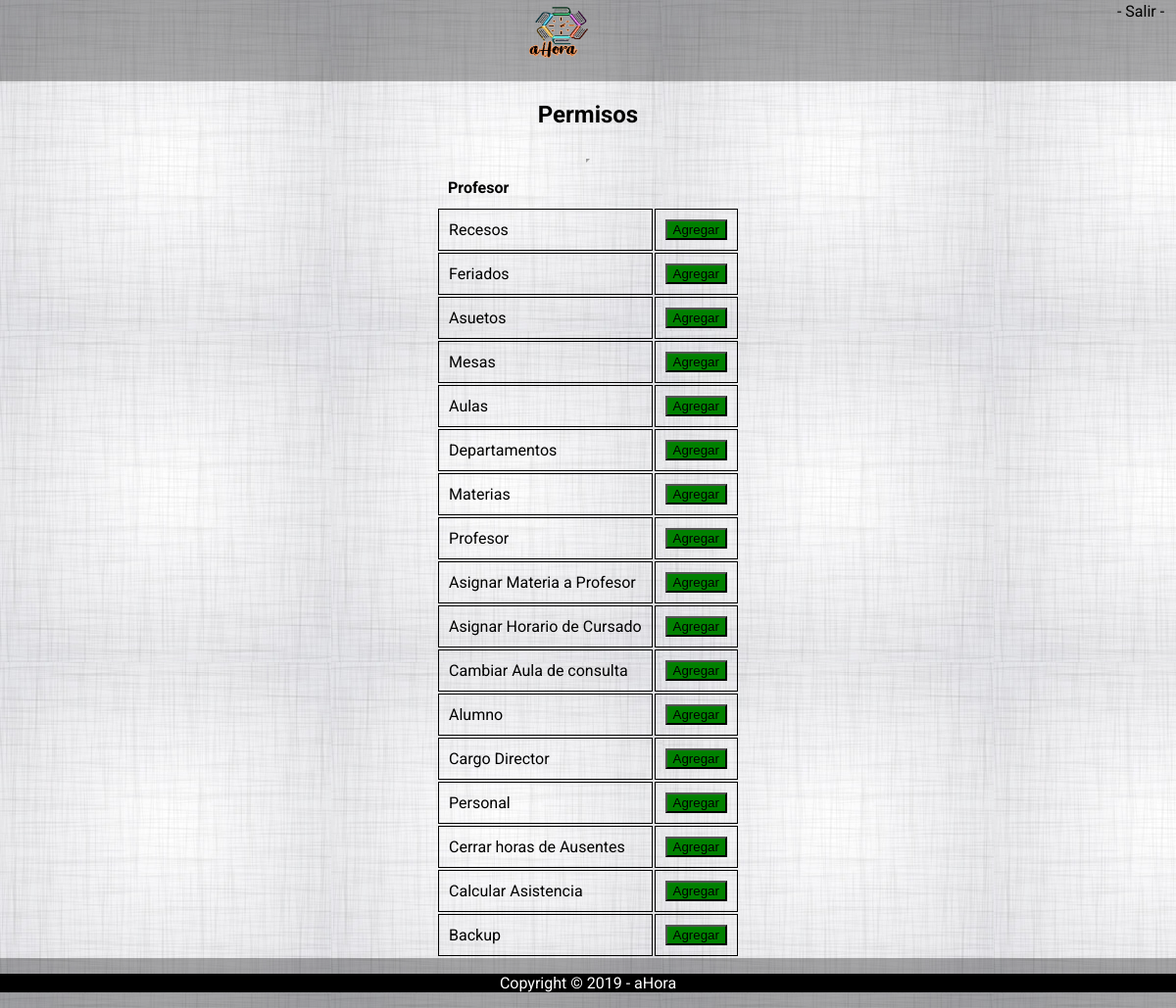
/vista/administrador/Permisos.php (signed in), run on an earlier commit of the app's database.
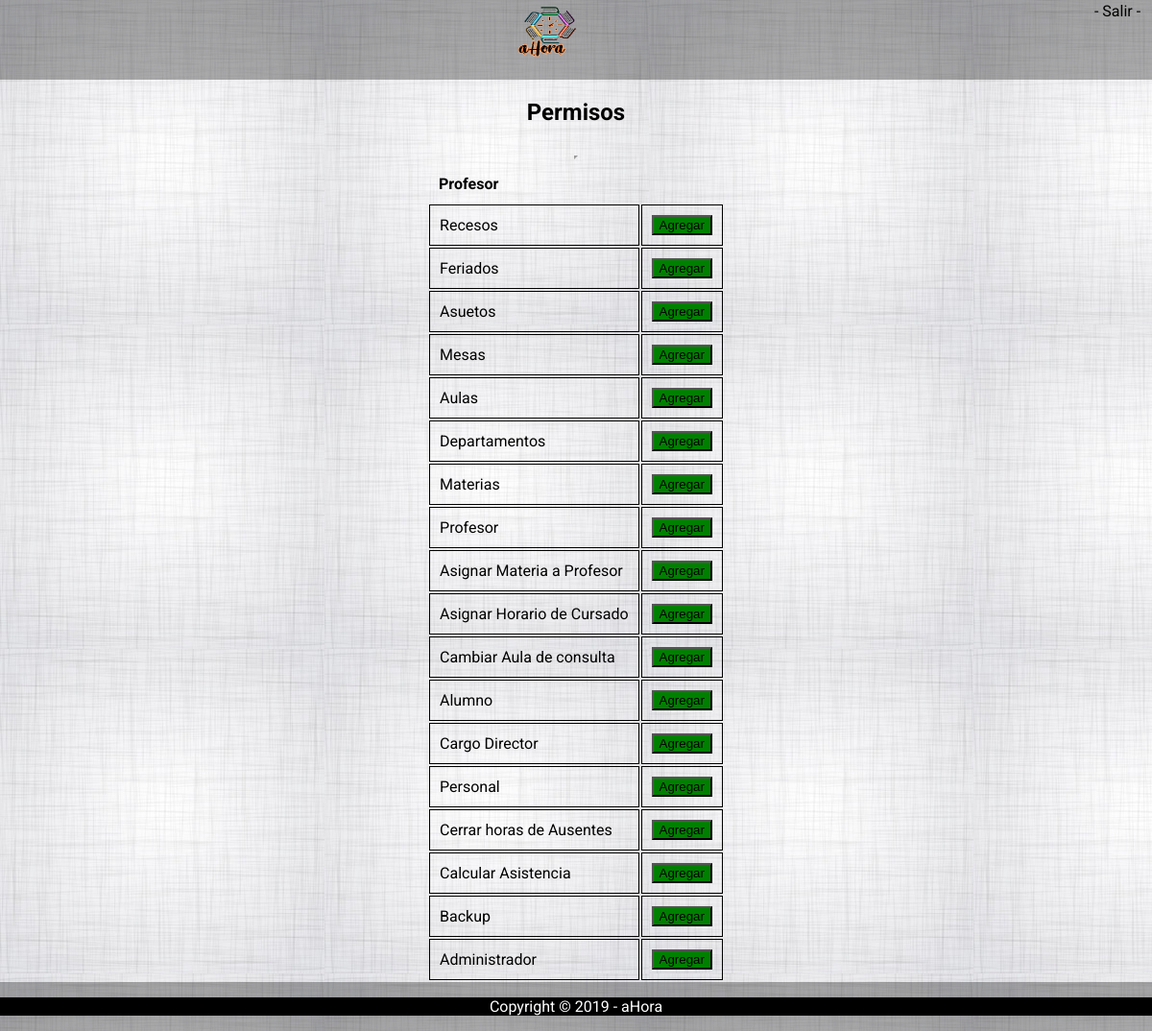
And on a later commit of the database.
### tables this page shows
CREATE TABLE `privilegio` (
  `nombrePrivilegio` varchar(35) NOT NULL,
  `id_privilegio` int(35) NOT NULL,
  `numeroPermiso` int(11) NOT NULL
);

### vista/rutas.php (called while the page is built, shortened)
<?php
$URL='http://localhost/ProyectoFinalUTN';
$logo="/vista//partials/logo.png";
$fondo="/vista/fondoCuerpo.jpg";
$style="/vista/assert/css/style.css";
$editarPermisos='/controlador/administrador/editarPermisos.php';

### controlador/administrador/controladorAdministrador.php (called while the page is built, shortened)
<?php
require 'C:/xampp/htdocs/ProyectoFinalUTN/vista/rutas.php';
class controladorAdministrador extends conexion
{
            function BuscarPermisos($idRol){
                $permisos=array();
                $conn = $this->getconexion();
                $stmt = $conn->prepare("SELECT privilegio.nombrePrivilegio,privilegio.numeroPermiso
                FROM privilegio
                INNER JOIN privilegioperfil
                    ON privilegioperfil.fk_privilegio = privilegio.id_privilegio
                INNER JOIN perfil
                    ON privilegioperfil.fk_perfil = perfil.id_perfil
                WHERE perfil.id_perfil='$idRol'");
                $stmt->execute();
                return $permisos;
            }
            function buscarNombrePrivilegios(){
                $permisos=array();
                $conn = $this->getconexion();
                $stmt = $conn->prepare("SELECT privilegio.nombrePrivilegio,privilegio.numeroPermiso
                FROM privilegio");
                $stmt->execute();
                while($row = $stmt->fetch()) {
                    $permisos1=array();
                    array_push($permisos1,$row[0],$row[1]);
                    array_push($permisos,$permisos1);
                }
                return $permisos;
            }
}
?>

### vista/administrador/Permisos.php (the view, shortened to what this page needs)
<?php
require 'C:/xampp/htdocs/ProyectoFinalUTN/vista/rutas.php';
$a=new controladorAdministrador();
$editarPermisos=$URL.$editarPermisos;
$permisoRol=6;
?>
<!DOCTYPE html>
<html>
    <head>
        <link href=<?php echo $URL.$style?> rel="stylesheet" type="text/css"/>
    </head>
    <body background = <?php echo $URL.$fondo?>>
        <?php require $DIR.$headera ?>
        <h2>Permisos</h2>
        <iframe width="0" height="0" border="0" name="dummyframe" id="dummyframe"></iframe>
            <form action=<?php echo $editarPermisos ?> method="POST" target="dummyframe">
            <div id='div'>
                <table align="center" id="tablaBuscar" style="border-color: #FFFFFF">
                    <tr>
                    <th>Profesor</th>
                        <?php
                        $permisosActuales = $a->BuscarPermisos($permisoRol);
                        $listaPermisos = $a->buscarNombrePrivilegios();
                        foreach ($listaPermisos as $permiso): ?>
                    <tr>
                        <td>
                            <?php echo $permiso[0]?></option>
                        </td>
                        <td>
                        <?php if(in_array($permiso[1],$permisosActuales)):?>
                            <button name="permiso" value=<?php echo $permiso[1];?> style="background-color:red" onclick="recargarPagina()">Eliminar</button>
                        <?php else:?>
                            <button name="permiso" value=<?php echo $permiso[1];?>  style="background-color:green" onclick="recargarPagina()">Agregar</button>
                        <?php endif;?>
                        </td>
                    </tr>
                        <?php endforeach; ?>
                    </tr>
                </table>
                </div>
                </form>
</body>
    <footer>
        <?php require $DIR.$footer; ?>
    </footer>
</html>

### vista/partials/headera.php (shortened to what this page needs)
<header>
<?php require_once 'C:/xampp/htdocs/ProyectoFinalUTN/vista/rutas.php';?>
  <a href=<?php echo $URL."/vista/administrador/MenuIndex.php"?>> <img src=<?php echo '"'.$URL.$logo.'"'?> width="75" height="75" /> </a>
  <TD><a href=<?php echo $URL."/vista/logout.php"?> style="float:right;" > - Salir -    &nbsp;&nbsp;  </a> </TD>
</header>

### vista/partials/footer.php
<nav class="navbar-fixed-bottom" style="background:black;color:white;">
    <div align="center" >
        <?php echo "<p> Copyright &copy; " . date("Y") . " - aHora</p>"; ?>
    </div>
</nav>

### vista/assert/css/style.css (style rules this page uses)
html, body { margin: 0 auto; padding: 0; font-family: 'Roboto', sans-serif; text-align: center; width: 100%; height: 100%; display: table; }
footer { border-bottom: 2px solid #eee; padding: 2px 0 2px; width: 100%; text-align: center; color: black; height: 40px; bottom: 0; position: static; background-color: #0000004f; align-self: flex-end; display: table-row; }
header { border-bottom: 0 solid white; padding: 2px 0 2px; margin-bottom: 0; width: 100%; text-align: center; background-color: #0000004f; }
header a { text-decoration: none; color: black; }
table-mostrar, thead, td { width: 100%; margin: 0; padding: 0; border-collapse: collapse; border: 1px solid black; text-align: left; }
th, td { padding: 10px; text-align: left; width: max-content; }

What changed in the data, as far as the page shows it:
added privilegio: nombrePrivilegio "Administrador", $permiso[1] 18 (drawn)
